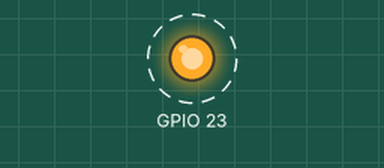
A program run on a simulated Raspberry Pi (BCM pin numbers). Parts: output pins drawn as LEDs (lit = HIGH). Dashed ring = blinking.

Above: at 0.2 s.
Timing chart, 0 to 3.0 s (numbered marks = the images above):
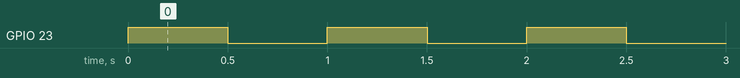

Measured:
- by itself, GPIO 23: alternates HIGH for 0.50 s and LOW for 0.50 s

The program:

Led1Flash.py
```python
import RPi.GPIO as GPIO
import time

GPIO.setmode(GPIO.BCM)
GPIO.setwarnings(False)
GPIO.setup(23, GPIO.OUT)

while True:
        GPIO.output(23, True)
        time.sleep(0.5)
        GPIO.output(23, False)
        time.sleep(0.5)
```
